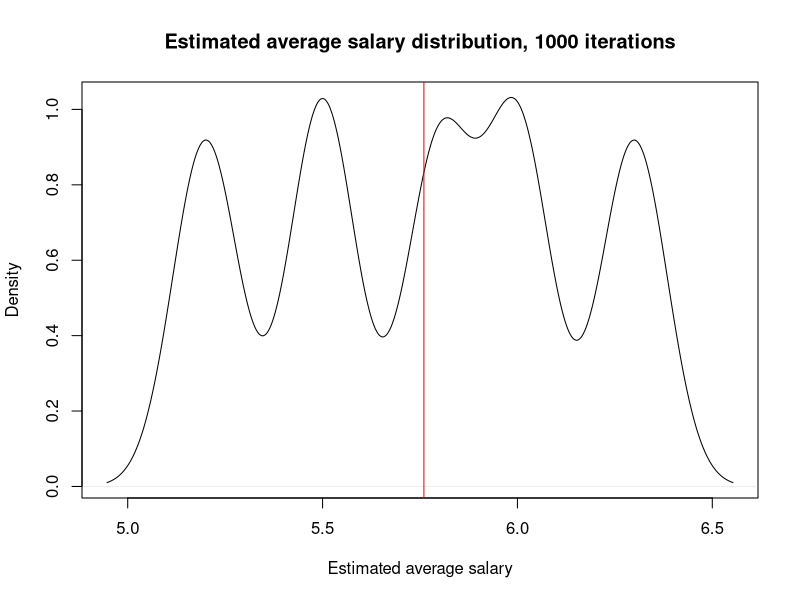
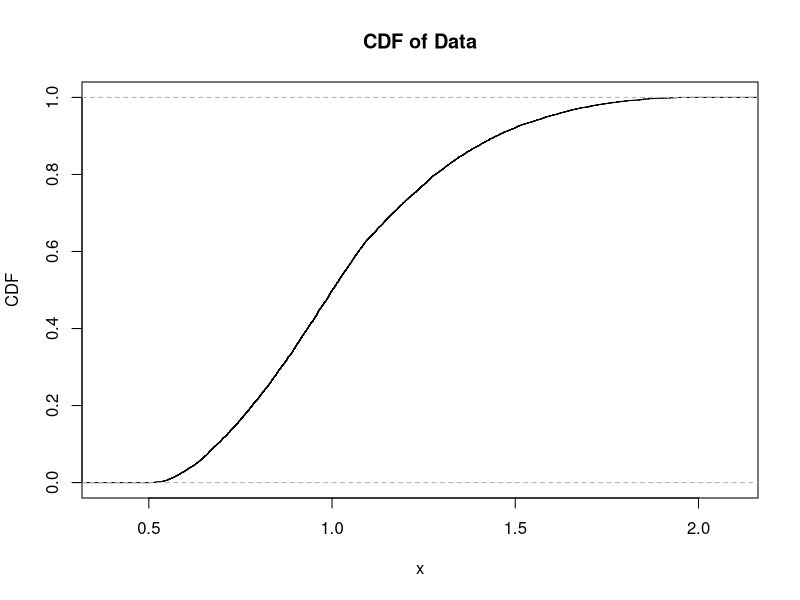
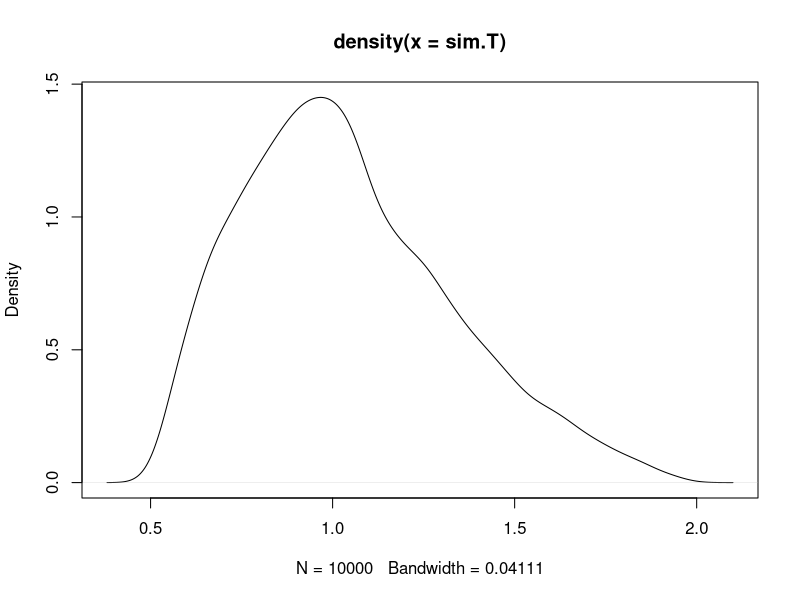
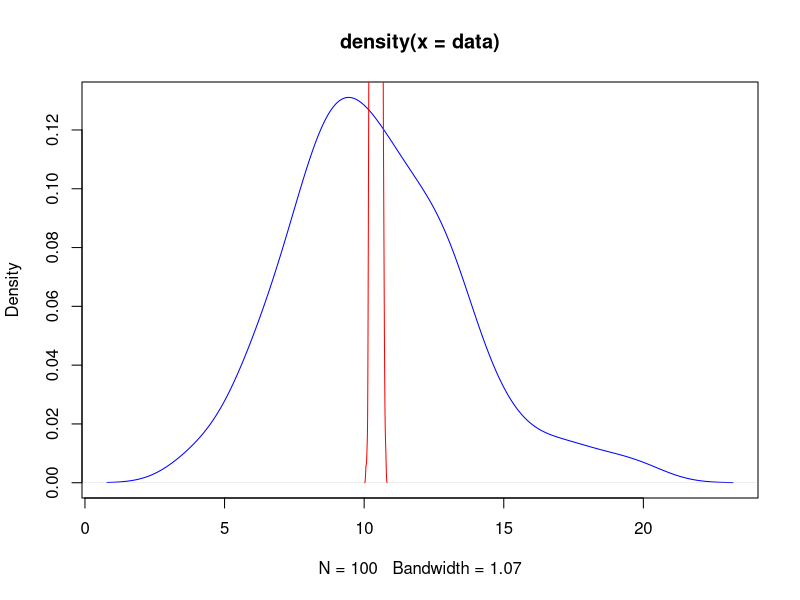
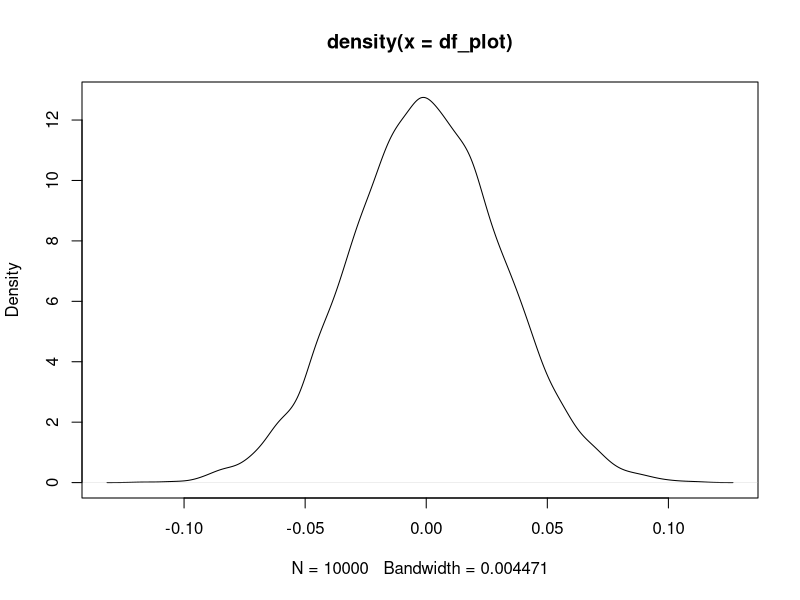
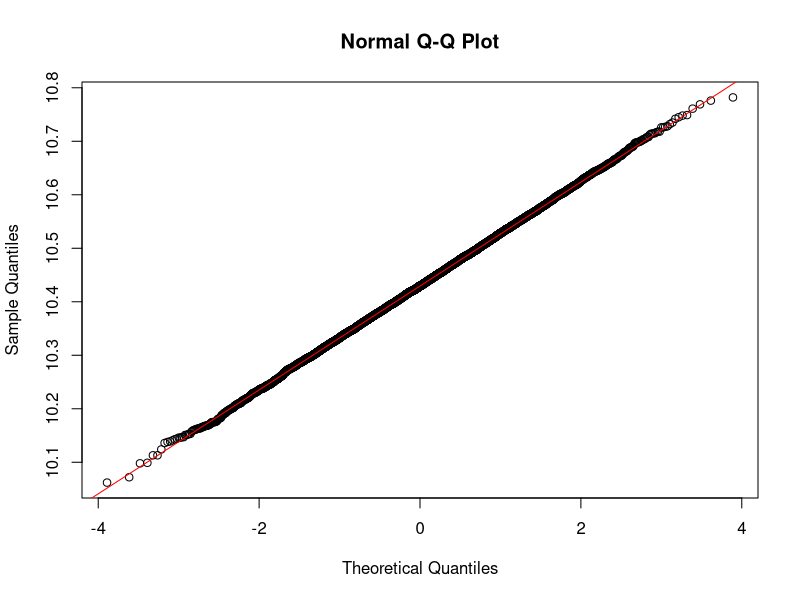
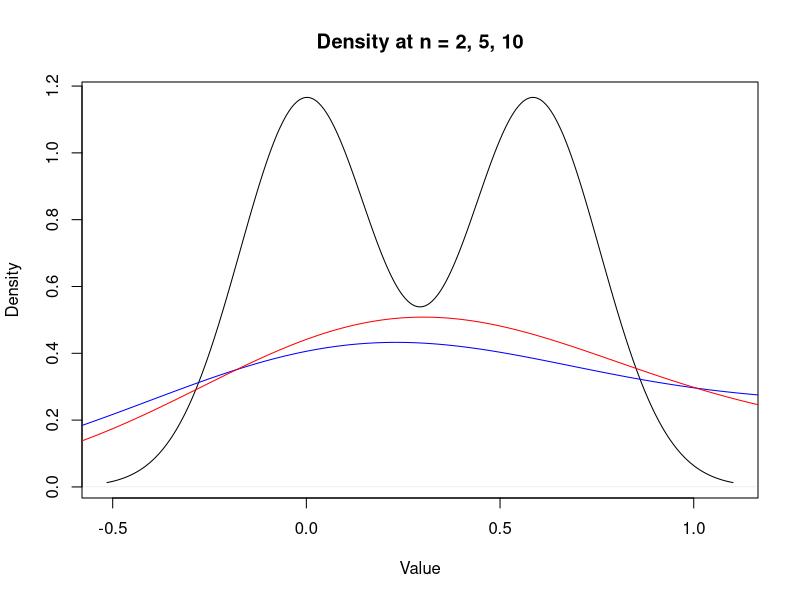
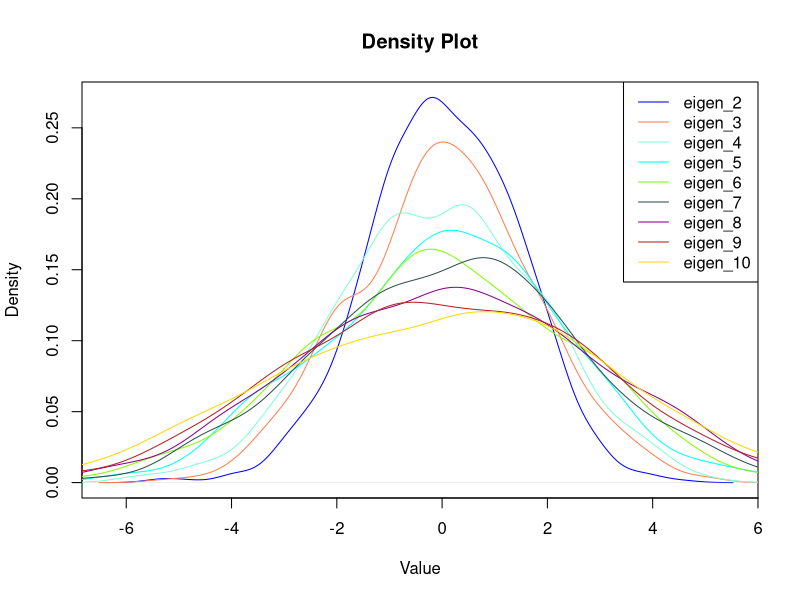

The R source for these figures, in order:
## ---- chunk 1
knitr::opts_chunk$set(echo = TRUE)
## ---- chunk 2
salaries <- c(5.2, 5.5, 5.8, 6.3, 6)

plot(density(sample(salaries, 1000, replace=T)),
             main="Estimated average salary distribution, 1000 iterations",
             xlab="Estimated average salary",
             ylab="Density")
abline(v=mean(salaries), col="red")
## ---- chunk 3
n_sample=10000
n=100

sim.data = matrix(runif(n_sample*n, 2, 4), nrow=n_sample, ncol=n)
sim.T = sim.data[,n] / sim.data[,1]
## ---- chunk 4
cdf_plot <- ecdf(sim.T)

plot(cdf_plot, xlab='x', ylab='CDF', main='CDF of Data') 
## ---- chunk 5
plot(density(sim.T))
## ---- chunk 6
n_iter = 10000
n = 100
T_val <- rep(0, n_iter)

for (i in 1:n_iter) {
  temp <- runif(n, 2, 4)
  temp <- sort(temp)
  T_val[i] <- temp[n]/ temp[1]
}

num_T_val_passed_threshold <- length(which(T_val >= 1.99))

# all simulated values more than threshold over all simulated values
num_T_val_passed_threshold/length(T_val)
## ---- chunk 7
mean(T_val)
## ---- chunk 8
data <- c(11,9,15,10,13,11,13,10,8,13,6,10,10,9,11,9,12,14,10,15,11,6,11,9,19,
          9,8,5,12,8,8,9,8,8,9,7,11,9,9,10,9,20,14,14,8,12,13,10,10,16,
          9,7,7,12,6,10,17,7,7,13,9,6,11,13,11,11,8,10,9,11,13,13,12,12,12,
          14,10,8,13,11,8,6,10,18,9,4,10,12,8,11,4,13,17,8,13,15,6,9,7,12)
## ---- chunk 9
mean <- mean(data)
sd <- sd(data)
n <- length(data)
se <- sd/sqrt(n)

# asymptotic normal
error <- qnorm(0.975)*se
left <- mean-error
right <- mean+error

cat(left, right)
## ---- chunk 10
bootstrap_data = c()

for (i in 1:10000) {
  sample_bootstrap <- sample(data, 1000, replace=T)
  bootstrap_data<- c(bootstrap_data, mean(sample_bootstrap))
}

bt_mean <- mean(bootstrap_data)
bt_sd <- sd(bootstrap_data)
bt_n <- length(bootstrap_data)
bt_se <- bt_sd/sqrt(bt_n)
bt_error <- qnorm(0.975)*bt_se

bt_left <- bt_mean-error
bt_right <- bt_mean+error 

cat(bt_left, bt_right)
## ---- chunk 11
perct_bootstrap <- quantile(bootstrap_data, c(0.025, 0.975))
perct_bootstrap_left <- perct_bootstrap[1][[1]]
perct_bootstrap_right <- perct_bootstrap[-1][[1]]
perct_bootstrap

cat(perct_bootstrap_left, perct_bootstrap_right)
## ---- chunk 12
# asymptotic normal
cat(left, right)

# basic bootstrap
cat(bt_left, bt_right)

# percentile bootstrap
cat(perct_bootstrap_left, perct_bootstrap_right)
## ---- chunk 13
plot(density(data), col='blue')
lines(density(bootstrap_data), col='red')


## ---- chunk 14
std_mean <- c()

for (i in 1:length(bootstrap_data)) {
  # standardize bootstrap means 
  temp_std_mean <- (bootstrap_data[i] - mean)/sd
  std_mean <- c(std_mean, temp_std_mean)
}

# run two-sided ks test 
ks.test(std_mean, y="pnorm")
## ---- chunk 15
# density plot
df_plot <- (bootstrap_data - mean)/sd
plot(density(df_plot))

# qq-plot
qqnorm(bootstrap_data)
qqline(bootstrap_data, col='red')

# ks test
ks.test(df_plot, y="pnorm")
## ---- chunk 16
library(hash)

n_dim = 2:10
n = 1000

# create an empty hash to store all values
storage <- hash()

for (i in n_dim) {
  temp_simulation <- list()
  for (j in 1:n) {
    temp_simulation[[j]] <- matrix(rnorm(i*i, 0, 1), ncol = i, nrow=i)
  }
  # store each list of 1000 datasets in hash
  storage[[as.character(i)]] <- temp_simulation
}

# use 1st list as sample
density_n_2 <- density(eigen(cov(storage[["2"]][[1]]), symmetric=T)$values)
density_n_5 <- density(eigen(cov(storage[["5"]][[1]]), symmetric=T)$values)
density_n_10 <- density(eigen(cov(storage[["10"]][[1]]), symmetric=T)$values)

plot(density_n_2,
     main="Density at n = 2, 5, 10",
             xlab="Value",
             ylab="Density")
lines(density_n_5, col='blue')
lines(density_n_10, col='red')
## ---- chunk 17
n_corr = c(2, 3, 4, 5)

cor_results = list()
random_list_index <- sample(1:1000, 1)

for (i in n_corr) {
  cor_results[[i]] <- cor(storage[[as.character(i)]][[random_list_index]])
}

cor_results[[2]]
cor_results[[3]]
cor_results[[4]]
cor_results[[5]]
## ---- chunk 18
eigen_total_sums <- hash()

for (i in n_dim) {
  temp_eigen <- 0
  for (j in 1:n) {
    temp_eigen_sum <- sum(eigen(storage[[as.character(i)]][[j]], symmetric = T)$values)
    temp_eigen <- c(temp_eigen, temp_eigen_sum)
  }
  eigen_total_sums[[as.character(i)]] <- temp_eigen
}

# color options
colors = c("blue", "coral", "aquamarine", "cyan", "chartreuse",
           "darkslategrey", "darkmagenta", "firebrick", "gold")

names = c("eigen_2", "eigen_3", "eigen_4", "eigen_5",
          "eigen_6", "eigen_7", "eigen_8", "eigen_9", 
          "eigen_10")

plot(density(eigen_total_sums[["2"]]), col=colors[1],
     main="Density Plot",
             xlab="Value",
             ylab="Density")
lines(density(eigen_total_sums[["3"]]), col=colors[2])
lines(density(eigen_total_sums[["4"]]), col=colors[3])
lines(density(eigen_total_sums[["5"]]), col=colors[4])
lines(density(eigen_total_sums[["6"]]), col=colors[5])
lines(density(eigen_total_sums[["7"]]), col=colors[6])
lines(density(eigen_total_sums[["8"]]), col=colors[7])
lines(density(eigen_total_sums[["9"]]), col=colors[8])
lines(density(eigen_total_sums[["10"]]), col=colors[9])

legend("topright",
       legend=names,
       col=colors,
       lty=1)
## ---- chunk 19
qqnorm(eigen_total_sums[["5"]])
qqline(eigen_total_sums[["5"]], col="red")

plot(density(eigen_total_sums[["5"]]))
## ---- chunk 20
eigen_total_sums_std <- hash()

for (i in n_dim) {
  temp_mean <- mean(eigen_total_sums[[as.character(i)]])
  temp_sd <- sd(eigen_total_sums[[as.character(i)]])
  eigen_total_sums_std[[as.character(i)]] <- (eigen_total_sums[[as.character(i)]] - temp_mean)/temp_sd
}

ks_pvalues <- c()

for (i in n_dim) {
  #temp_pval <- ks.test(eigen_total_sums[[as.character(i)]], y="pnorm")$p.value
  temp_pval <- ks.test(eigen_total_sums_std[[as.character(i)]], y="pnorm")$p.value
  ks_pvalues <- c(ks_pvalues, -log(temp_pval))
}

plot(n_dim, ks_pvalues,
     main="-log p-value score by n",
     xlab="n",
     ylab="-log(p-value)")
